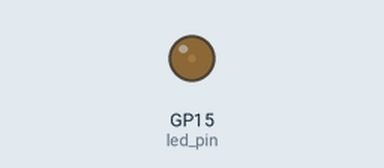
Recording of a program running on a simulated Raspberry Pi Pico running MicroPython. Parts: output pins drawn as LEDs (lit = HIGH).

Above: at 0.05 s.
At 0.6 s:
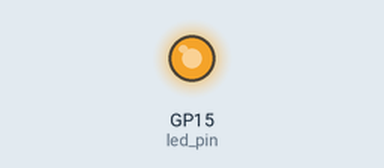
At 0.9 s:
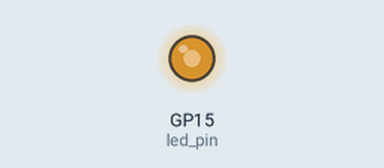
At 1.15 s:
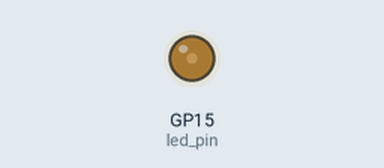
Timing chart, 0 to 3.0 s (numbered marks = the images above):
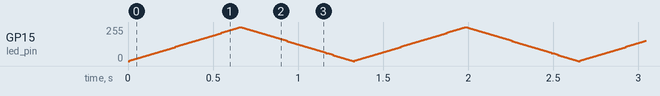

The program:

led_fade.py
```python
import machine
import utime

led_pin = machine.Pin(15, machine.Pin.OUT)
pwm = machine.PWM(led_pin)

pwm.duty_u16(32768)

while True:
    for duty_cycle in range(0, 65535, 1000):
        pwm.duty_u16(duty_cycle)
        utime.sleep_ms(10)

    for duty_cycle in range(65535, 0, -1000):
        pwm.duty_u16(duty_cycle)
        utime.sleep_ms(10)
```
